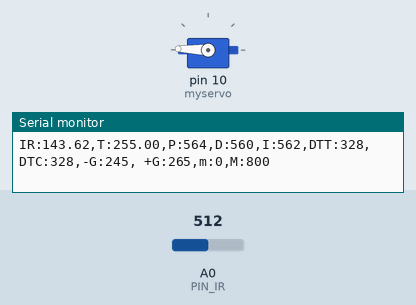
A sketch run on a simulated Arduino Uno, built with avr-gcc and run on an emulated ATmega328P. On the bench: servo, the last lines printed to the serial monitor. The inputs (shaded band) are chosen by the test bench; at power-on: A0 (PIN_IR) = 512.

Above: at 1.25 s.
1.3 s: A0 (PIN_IR) set to 0
At 2.5 s:
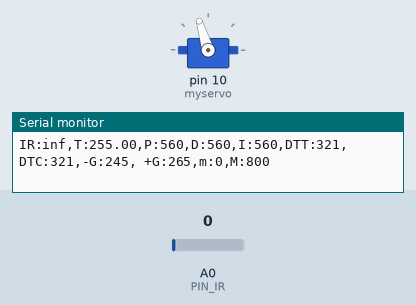
2.8 s: A0 (PIN_IR) set to 511
5.8 s: A0 (PIN_IR) set to 306
8.8 s: A0 (PIN_IR) set to 122
At 10.0 s:
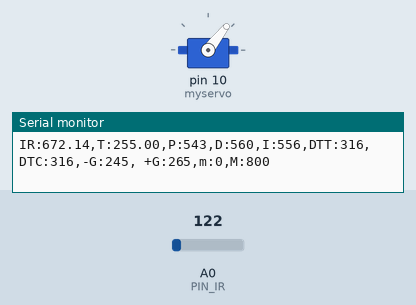
10.3 s: A0 (PIN_IR) set to 900
At 10.6 s:
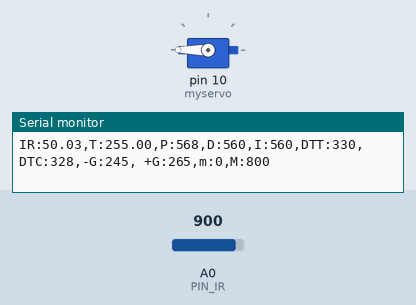
11.8 s: A0 (PIN_IR) set to 716
At 12.5 s:
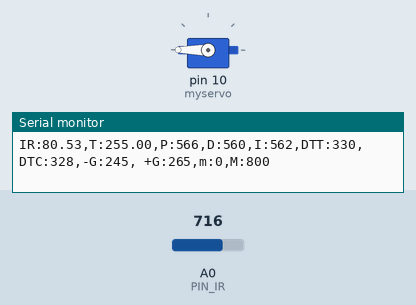
Timing chart, 0 to 15.8 s (numbered marks = the images above; inputs shaded):
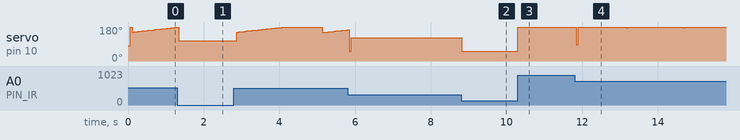

The sketch:

PID_code.ino
```cpp
#include <Servo.h>

// Arduino pin assignment
#define PIN_IR A0
#define _DIST_TARGET 255
#define _INTERVAL_SERIAL 100

#define _DUTY_MIN 754 // servo full clockwise position (0 degree)
#define _DUTY_NEU 1417 // servo neutral position (90 degree)
#define _DUTY_MAX 1972 // servo full counterclockwise position (180 degree)

#define _ITERM_MAX 100

// Event periods
unsigned long last_sampling_time_dist, last_sampling_time_servo, last_sampling_time_serial;
bool event_serial;

int Read = 0;
float distance = 0.0;
float elapsedTime, time, timePrev;        //Variables for time control
float distance_previous_error, distance_error, dist_filtered,dist_target;
int period = 50;
int duty_target, duty_curr;

double Setpoint, Input, Output, ServoOutput;


// PID parameters
#define _KP 8
#define _KD 3200
#define _KI 0.2

// PID variables
float error_curr, error_prev, control, pterm, dterm, iterm;

Servo myservo;

void setup() {
  Serial.begin(57600);
  myservo.attach(10);
  myservo.write(82);
  pinMode(PIN_IR,INPUT);
  time = millis();
  dist_target=_DIST_TARGET;
}

void loop() {
  if (millis() > time+period)
  {
    time = millis();
    distance = get_dist(100);
    if (distance<9.8) {dist_filtered=100+(distance-7.3)*20;}
    if (distance>=9.8 && distance<14.2) {dist_filtered=150+(distance-9.8)*11.3;}
    if (distance>=14.2 && distance<17.5) {dist_filtered=200+(distance-14.2)*15.1;}
    if (distance>=17.5 && distance<20.7) {dist_filtered=250+(distance-17.5)*15.6;}
    if (distance>=20.7 && distance<23.6) {dist_filtered=300+(distance-20.7)*16.1;}
    if (distance>=23.6 && distance<26.8) {dist_filtered=350+(distance-23.6)*15.6;}
    if (distance>=26.8) {dist_filtered=400+(distance-26.8)*10.2;}
    distance_error = (_DIST_TARGET - dist_filtered)*0.1;
    pterm = _KP * distance_error;
    float dist_diference = distance_error - distance_previous_error;
    dterm = _KD*((distance_error - distance_previous_error)/period);
    iterm += (_KI * distance_error);

    if(abs(iterm)> _ITERM_MAX) iterm=0;
    if(iterm> _ITERM_MAX) iterm = _ITERM_MAX;
    if(iterm< -_ITERM_MAX) iterm = -_ITERM_MAX;

    control = pterm + iterm + dterm;
    control = map(control, -150, 150, 0, 150);

    if(control < 20){control = 20;}
    if(control > 160) {control = 160; }

    duty_target = 32 + control;
    duty_curr =myservo.read();
    myservo.write(duty_target);
    distance_previous_error = distance_error;
  }

  if (millis() >= last_sampling_time_serial + _INTERVAL_SERIAL) event_serial = true;
  // output the read value to the serial port
  if(event_serial) {
  event_serial = false; //
  Serial.print("IR:");
  Serial.print(dist_filtered);
  Serial.print(",T:");
  Serial.print(dist_target);
  Serial.print(",P:");
  Serial.print(map(pterm,-1000,1000,510,610));
  Serial.print(",D:");
  Serial.print(map(dterm,-1000,1000,510,610));
  Serial.print(",I:");
  Serial.print(map(iterm,-1000,1000,510,610));
  Serial.print(",DTT:");
  Serial.print(map(duty_target,1000,2000,410,510));
  Serial.print(",DTC:");
  Serial.print(map(duty_curr,1000,2000,410,510));
  Serial.println(",-G:245, +G:265,m:0,M:800");
  last_sampling_time_serial = millis(); // 마지막 serial event 처리 시각 기록
  }

}

float get_dist(int n)
{
  long sum=0;
  for(int i=0;i<n;i++)
  {
    sum=sum+analogRead(PIN_IR);
  }
  float adc=sum/n;
  float distance_cm = 17569.7 * pow(adc, -1.2062);
  return(distance_cm);
}
```

Measured:
- after the input at 8.8 s, servo on pin 10 (myservo): 124° → 52° at once
- after the input at 10.3 s, servo on pin 10 (myservo): 52° → 180° at once
- after the input at 11.8 s, servo on pin 10 (myservo): 180° → 85° at once, then repeats every 1.4 s: 180° 1.3 s, 176° 0.05 s, 178° 0.05 s
